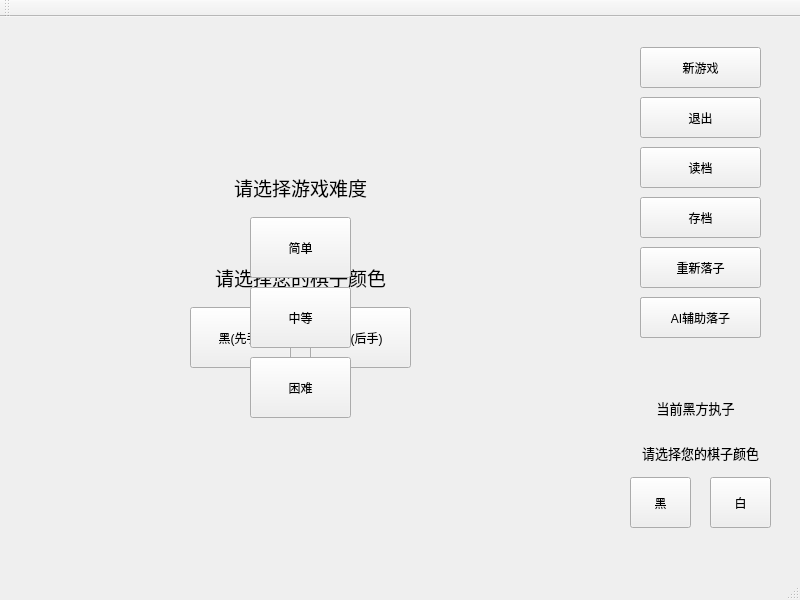
<?xml version="1.0" encoding="UTF-8"?>
<ui version="4.0">
 <class>MainWindow</class>
 <widget class="QMainWindow" name="MainWindow">
  <property name="geometry">
   <rect>
    <x>0</x>
    <y>0</y>
    <width>800</width>
    <height>600</height>
   </rect>
  </property>
  <property name="windowTitle">
   <string>MainWindow</string>
  </property>
  <widget class="QWidget" name="centralWidget">
   <widget class="QPushButton" name="newGameButton">
    <property name="geometry">
     <rect>
      <x>640</x>
      <y>30</y>
      <width>121</width>
      <height>41</height>
     </rect>
    </property>
    <property name="text">
     <string>新游戏</string>
    </property>
   </widget>
   <widget class="QPushButton" name="quitButton">
    <property name="geometry">
     <rect>
      <x>640</x>
      <y>80</y>
      <width>121</width>
      <height>41</height>
     </rect>
    </property>
    <property name="text">
     <string>退出</string>
    </property>
   </widget>
   <widget class="QWidget" name="widget" native="true">
    <property name="geometry">
     <rect>
      <x>160</x>
      <y>160</y>
      <width>271</width>
      <height>201</height>
     </rect>
    </property>
    <widget class="QPushButton" name="blackButton">
     <property name="geometry">
      <rect>
       <x>30</x>
       <y>130</y>
       <width>101</width>
       <height>61</height>
      </rect>
     </property>
     <property name="text">
      <string>黑(先手)</string>
     </property>
    </widget>
    <widget class="QPushButton" name="whiteButton">
     <property name="geometry">
      <rect>
       <x>150</x>
       <y>130</y>
       <width>101</width>
       <height>61</height>
      </rect>
     </property>
     <property name="text">
      <string>白(后手)</string>
     </property>
    </widget>
    <widget class="QLabel" name="askingColorLabel">
     <property name="geometry">
      <rect>
       <x>30</x>
       <y>80</y>
       <width>221</width>
       <height>41</height>
      </rect>
     </property>
     <property name="font">
      <font>
       <pointsize>14</pointsize>
      </font>
     </property>
     <property name="text">
      <string>请选择您的棋子颜色</string>
     </property>
     <property name="alignment">
      <set>Qt::AlignCenter</set>
     </property>
    </widget>
   </widget>
   <widget class="QPushButton" name="recordButton">
    <property name="geometry">
     <rect>
      <x>640</x>
      <y>180</y>
      <width>121</width>
      <height>41</height>
     </rect>
    </property>
    <property name="text">
     <string>存档</string>
    </property>
   </widget>
   <widget class="QPushButton" name="loadButton">
    <property name="geometry">
     <rect>
      <x>640</x>
      <y>130</y>
      <width>121</width>
      <height>41</height>
     </rect>
    </property>
    <property name="text">
     <string>读档</string>
    </property>
   </widget>
   <widget class="QWidget" name="widget_2" native="true">
    <property name="geometry">
     <rect>
      <x>600</x>
      <y>350</y>
      <width>191</width>
      <height>181</height>
     </rect>
    </property>
    <widget class="QPushButton" name="blackButton2">
     <property name="geometry">
      <rect>
       <x>30</x>
       <y>110</y>
       <width>61</width>
       <height>51</height>
      </rect>
     </property>
     <property name="text">
      <string>黑</string>
     </property>
    </widget>
    <widget class="QPushButton" name="whiteButton2">
     <property name="geometry">
      <rect>
       <x>110</x>
       <y>110</y>
       <width>61</width>
       <height>51</height>
      </rect>
     </property>
     <property name="text">
      <string>白</string>
     </property>
    </widget>
    <widget class="QLabel" name="askingColorLabel2">
     <property name="geometry">
      <rect>
       <x>-10</x>
       <y>60</y>
       <width>221</width>
       <height>51</height>
      </rect>
     </property>
     <property name="font">
      <font>
       <pointsize>10</pointsize>
      </font>
     </property>
     <property name="text">
      <string>请选择您的棋子颜色</string>
     </property>
     <property name="alignment">
      <set>Qt::AlignCenter</set>
     </property>
    </widget>
    <widget class="QLabel" name="showingLabel">
     <property name="geometry">
      <rect>
       <x>10</x>
       <y>20</y>
       <width>171</width>
       <height>41</height>
      </rect>
     </property>
     <property name="font">
      <font>
       <pointsize>10</pointsize>
      </font>
     </property>
     <property name="text">
      <string>当前黑方执子</string>
     </property>
     <property name="alignment">
      <set>Qt::AlignCenter</set>
     </property>
    </widget>
   </widget>
   <widget class="QPushButton" name="retryButton">
    <property name="geometry">
     <rect>
      <x>640</x>
      <y>230</y>
      <width>121</width>
      <height>41</height>
     </rect>
    </property>
    <property name="text">
     <string>重新落子</string>
    </property>
   </widget>
   <widget class="QPushButton" name="nextButton">
    <property name="geometry">
     <rect>
      <x>640</x>
      <y>280</y>
      <width>121</width>
      <height>41</height>
     </rect>
    </property>
    <property name="text">
     <string>对方落子</string>
    </property>
   </widget>
   <widget class="QWidget" name="widget_3" native="true">
    <property name="geometry">
     <rect>
      <x>210</x>
      <y>140</y>
      <width>181</width>
      <height>271</height>
     </rect>
    </property>
    <widget class="QPushButton" name="Level0Button">
     <property name="geometry">
      <rect>
       <x>40</x>
       <y>60</y>
       <width>101</width>
       <height>61</height>
      </rect>
     </property>
     <property name="text">
      <string>简单</string>
     </property>
    </widget>
    <widget class="QPushButton" name="Level1Button">
     <property name="geometry">
      <rect>
       <x>40</x>
       <y>130</y>
       <width>101</width>
       <height>61</height>
      </rect>
     </property>
     <property name="text">
      <string>中等</string>
     </property>
    </widget>
    <widget class="QLabel" name="askingLevelLabel">
     <property name="geometry">
      <rect>
       <x>-20</x>
       <y>10</y>
       <width>221</width>
       <height>41</height>
      </rect>
     </property>
     <property name="font">
      <font>
       <pointsize>14</pointsize>
      </font>
     </property>
     <property name="text">
      <string>请选择游戏难度</string>
     </property>
     <property name="alignment">
      <set>Qt::AlignCenter</set>
     </property>
    </widget>
    <widget class="QPushButton" name="Level2Button">
     <property name="geometry">
      <rect>
       <x>40</x>
       <y>200</y>
       <width>101</width>
       <height>61</height>
      </rect>
     </property>
     <property name="text">
      <string>困难</string>
     </property>
    </widget>
   </widget>
   <widget class="QPushButton" name="replaceButton">
    <property name="geometry">
     <rect>
      <x>640</x>
      <y>280</y>
      <width>121</width>
      <height>41</height>
     </rect>
    </property>
    <property name="text">
     <string>AI辅助落子</string>
    </property>
   </widget>
  </widget>
  <widget class="QMenuBar" name="menuBar">
   <property name="geometry">
    <rect>
     <x>0</x>
     <y>0</y>
     <width>800</width>
     <height>26</height>
    </rect>
   </property>
  </widget>
  <widget class="QToolBar" name="mainToolBar">
   <attribute name="toolBarArea">
    <enum>TopToolBarArea</enum>
   </attribute>
   <attribute name="toolBarBreak">
    <bool>false</bool>
   </attribute>
  </widget>
  <widget class="QStatusBar" name="statusBar"/>
 </widget>
 <layoutdefault spacing="6" margin="11"/>
 <resources/>
 <connections/>
</ui>
